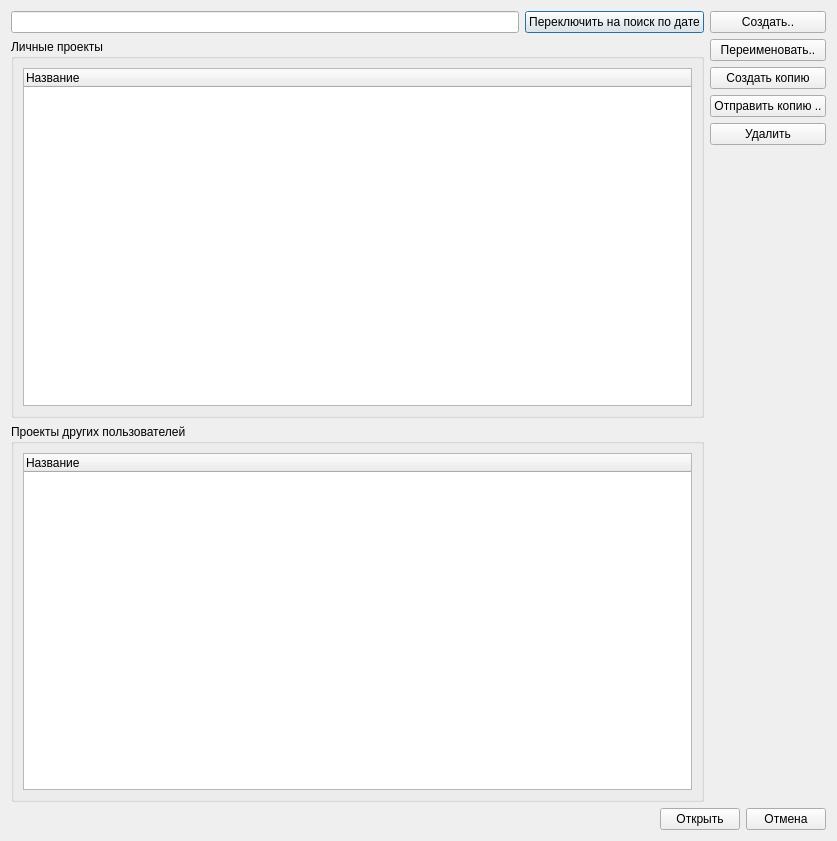
<?xml version="1.0" encoding="UTF-8"?>
<ui version="4.0">
 <class>SelectProjectDialog</class>
 <widget class="QDialog" name="SelectProjectDialog">
  <property name="geometry">
   <rect>
    <x>0</x>
    <y>0</y>
    <width>837</width>
    <height>841</height>
   </rect>
  </property>
  <property name="windowTitle">
   <string>Выбор проекта</string>
  </property>
  <layout class="QGridLayout" name="gridLayout_4">
   <item row="0" column="0">
    <layout class="QVBoxLayout" name="verticalLayout_2">
     <item>
      <layout class="QHBoxLayout" name="horizontalLayout_2">
       <item>
        <layout class="QGridLayout" name="gridLayout">
         <item row="2" column="0">
          <widget class="QGroupBox" name="groupBox_2">
           <property name="title">
            <string>Проекты других пользователей</string>
           </property>
           <layout class="QGridLayout" name="gridLayout_3">
            <item row="0" column="0">
             <widget class="QTreeWidget" name="othersProjectsTreeWidget">
              <column>
               <property name="text">
                <string>Название</string>
               </property>
              </column>
             </widget>
            </item>
           </layout>
          </widget>
         </item>
         <item row="1" column="0">
          <widget class="QGroupBox" name="groupBox">
           <property name="title">
            <string>Личные проекты</string>
           </property>
           <layout class="QGridLayout" name="gridLayout_2">
            <item row="0" column="0">
             <widget class="QTreeWidget" name="ownProjectsTreeWidget">
              <column>
               <property name="text">
                <string>Название</string>
               </property>
              </column>
             </widget>
            </item>
           </layout>
          </widget>
         </item>
         <item row="0" column="0">
          <layout class="QHBoxLayout" name="horizontalLayout_3">
           <item>
            <widget class="QLineEdit" name="lineEdit"/>
           </item>
           <item>
            <widget class="QPushButton" name="settingsButton">
             <property name="text">
              <string>Переключить на поиск по дате</string>
             </property>
            </widget>
           </item>
          </layout>
         </item>
        </layout>
       </item>
       <item>
        <layout class="QVBoxLayout" name="verticalLayout">
         <item>
          <widget class="QPushButton" name="createButton">
           <property name="text">
            <string>Создать..</string>
           </property>
          </widget>
         </item>
         <item>
          <widget class="QPushButton" name="renameButton">
           <property name="text">
            <string>Переименовать..</string>
           </property>
          </widget>
         </item>
         <item>
          <widget class="QPushButton" name="copyButton">
           <property name="text">
            <string>Создать копию</string>
           </property>
          </widget>
         </item>
         <item>
          <widget class="QPushButton" name="passProjectButton">
           <property name="text">
            <string>Отправить копию ..</string>
           </property>
          </widget>
         </item>
         <item>
          <widget class="QPushButton" name="removeButton">
           <property name="text">
            <string>Удалить</string>
           </property>
          </widget>
         </item>
         <item>
          <spacer name="verticalSpacer">
           <property name="orientation">
            <enum>Qt::Vertical</enum>
           </property>
           <property name="sizeHint" stdset="0">
            <size>
             <width>20</width>
             <height>40</height>
            </size>
           </property>
          </spacer>
         </item>
        </layout>
       </item>
      </layout>
     </item>
     <item>
      <layout class="QHBoxLayout" name="horizontalLayout">
       <item>
        <spacer name="horizontalSpacer">
         <property name="orientation">
          <enum>Qt::Horizontal</enum>
         </property>
         <property name="sizeHint" stdset="0">
          <size>
           <width>40</width>
           <height>20</height>
          </size>
         </property>
        </spacer>
       </item>
       <item>
        <widget class="QPushButton" name="selectButton">
         <property name="text">
          <string>Открыть</string>
         </property>
        </widget>
       </item>
       <item>
        <widget class="QPushButton" name="cancelButton">
         <property name="text">
          <string>Отмена</string>
         </property>
        </widget>
       </item>
      </layout>
     </item>
    </layout>
   </item>
  </layout>
 </widget>
 <resources/>
 <connections/>
</ui>
